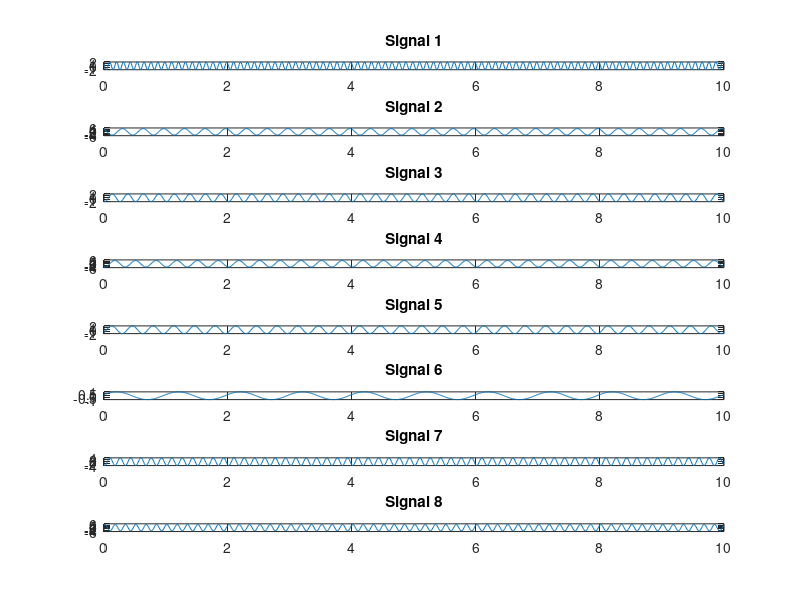
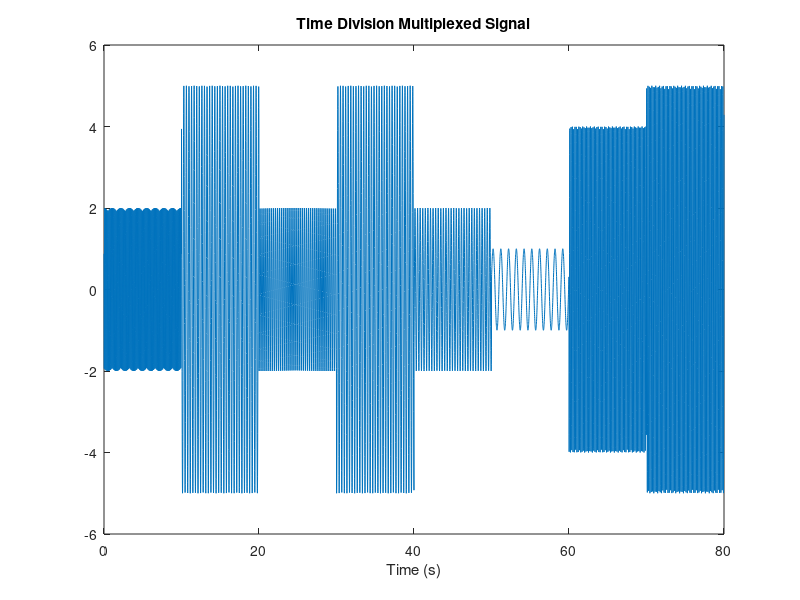

Source code (MATLAB) for these figures, in order:
% Define the number of signals and the duration of the transmission
num_signals = 8;
duration = 10; % Total time duration (seconds)

% Create empty arrays to store the signals
signal_length = 1000; % Length of each signal (samples)
signals = zeros(num_signals, signal_length);

% Generate sample signals (you can replace these with your own signals)
for i = 1:num_signals
    % Generate a sample signal (sine wave)
    frequency = randi([1, 10]); % Random frequency between 1 and 10 Hz
    amplitude = randi([1, 5]);  % Random amplitude
    phase = randi([0, 360]);    % Random phase shift (degrees)
    t = linspace(0, duration, signal_length);
    signals(i, :) = amplitude * sin(2 * pi * frequency * t + deg2rad(phase));
end

% Create a time division multiplexed signal
TDM_signal = zeros(1, num_signals * signal_length);

% Perform TDM by interleaving the signals
for i = 1:num_signals
    TDM_signal((i - 1) * signal_length + 1:i * signal_length) = signals(i, :);
end

% Plot the original signals
figure;
for i = 1:num_signals
    subplot(num_signals, 1, i);
    plot(t, signals(i, :));
    title(['Signal ', num2str(i)]);
end

% Plot the time division multiplexed signal
figure;
plot(linspace(0, duration * num_signals, num_signals * signal_length), TDM_signal);
title('Time Division Multiplexed Signal');
xlabel('Time (s)');

% Optional: You can save the TDM_signal to a file for further processing or transmission.
% save('TDM_signal.mat', 'TDM_signal');
